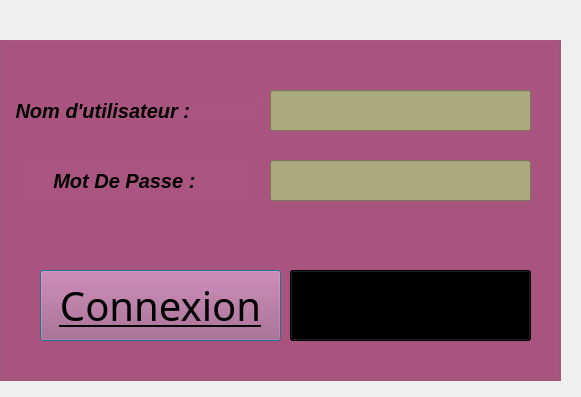
<?xml version="1.0" encoding="UTF-8"?>
<ui version="4.0">
 <class>Dialog</class>
 <widget class="QDialog" name="Dialog">
  <property name="geometry">
   <rect>
    <x>0</x>
    <y>0</y>
    <width>581</width>
    <height>397</height>
   </rect>
  </property>
  <property name="windowTitle">
   <string>Dialog</string>
  </property>
  <property name="autoFillBackground">
   <bool>false</bool>
  </property>
  <property name="styleSheet">
   <string notr="true"> 
border-top-color: rgb(85, 170, 255);

</string>
  </property>
  <property name="sizeGripEnabled">
   <bool>false</bool>
  </property>
  <widget class="QGroupBox" name="groupBox">
   <property name="geometry">
    <rect>
     <x>0</x>
     <y>40</y>
     <width>561</width>
     <height>341</height>
    </rect>
   </property>
   <property name="styleSheet">
    <string notr="true">background-color: rgb(170, 85, 127);</string>
   </property>
   <property name="title">
    <string/>
   </property>
   <property name="flat">
    <bool>false</bool>
   </property>
   <property name="checkable">
    <bool>false</bool>
   </property>
   <widget class="QLabel" name="labelNomUtilisateur">
    <property name="geometry">
     <rect>
      <x>10</x>
      <y>60</y>
      <width>251</width>
      <height>21</height>
     </rect>
    </property>
    <property name="font">
     <font>
      <pointsize>15</pointsize>
      <italic>true</italic>
      <bold>true</bold>
     </font>
    </property>
    <property name="text">
     <string> Nom d'utilisateur :</string>
    </property>
   </widget>
   <widget class="QLineEdit" name="lineEditNomUtilisateur">
    <property name="geometry">
     <rect>
      <x>270</x>
      <y>50</y>
      <width>261</width>
      <height>41</height>
     </rect>
    </property>
    <property name="styleSheet">
     <string notr="true">background-color: rgb(170, 170, 127);</string>
    </property>
   </widget>
   <widget class="QLabel" name="label_2">
    <property name="geometry">
     <rect>
      <x>20</x>
      <y>120</y>
      <width>231</width>
      <height>41</height>
     </rect>
    </property>
    <property name="font">
     <font>
      <pointsize>15</pointsize>
      <italic>true</italic>
      <bold>true</bold>
      <underline>false</underline>
      <strikeout>false</strikeout>
     </font>
    </property>
    <property name="toolTipDuration">
     <number>-1</number>
    </property>
    <property name="text">
     <string>      Mot De Passe :</string>
    </property>
   </widget>
   <widget class="QLineEdit" name="lineEditMotDePasse">
    <property name="geometry">
     <rect>
      <x>270</x>
      <y>120</y>
      <width>261</width>
      <height>41</height>
     </rect>
    </property>
    <property name="styleSheet">
     <string notr="true">background-color: rgb(170, 170, 127);</string>
    </property>
   </widget>
   <widget class="QPushButton" name="pushButtonConnexion">
    <property name="enabled">
     <bool>true</bool>
    </property>
    <property name="geometry">
     <rect>
      <x>40</x>
      <y>230</y>
      <width>241</width>
      <height>71</height>
     </rect>
    </property>
    <property name="font">
     <font>
      <family>Rage Italic</family>
      <pointsize>30</pointsize>
      <italic>false</italic>
      <bold>false</bold>
      <underline>true</underline>
      <strikeout>false</strikeout>
     </font>
    </property>
    <property name="autoFillBackground">
     <bool>false</bool>
    </property>
    <property name="text">
     <string>Connexion</string>
    </property>
    <property name="default">
     <bool>false</bool>
    </property>
   </widget>
   <widget class="QPushButton" name="pushButtonCancel">
    <property name="geometry">
     <rect>
      <x>290</x>
      <y>230</y>
      <width>241</width>
      <height>71</height>
     </rect>
    </property>
    <property name="font">
     <font>
      <family>Rage Italic</family>
      <pointsize>30</pointsize>
      <bold>true</bold>
      <underline>true</underline>
      <kerning>true</kerning>
     </font>
    </property>
    <property name="styleSheet">
     <string notr="true">background-color: rgb(0, 0, 0);</string>
    </property>
    <property name="text">
     <string>Cancel</string>
    </property>
   </widget>
  </widget>
 </widget>
 <resources/>
 <connections/>
</ui>
